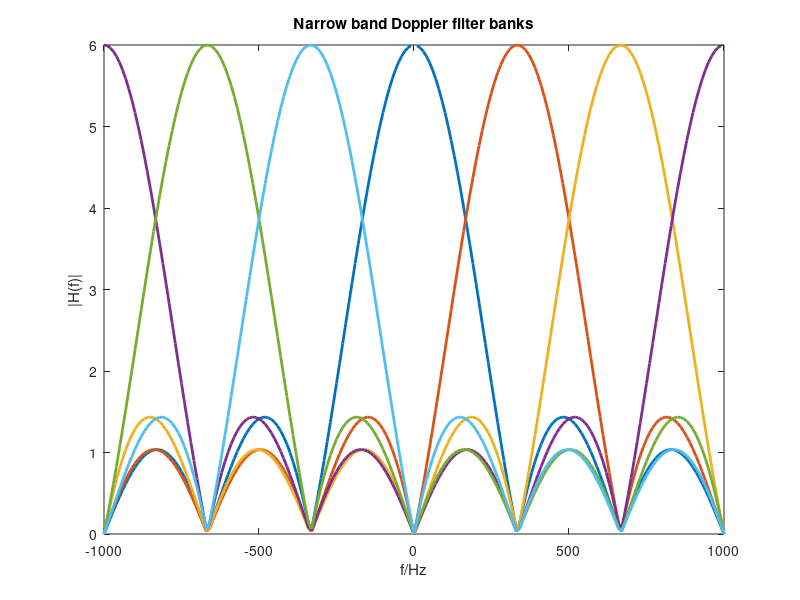

MATLAB code to generate this figure:
clc
close all
N = 6;
T = 5e-4; % period
f = -0.5/T:10:0.5/T; % frequency
for k = 0:N-1
    H = (sin(pi*N*(f*T-k/N)))./(sin(pi*(f*T-k/N))); %filter expression for standing clutters
    plot(f,abs(H),'linewidth',2);
    hold on;
end
title('Narrow band Doppler filter banks');
xlabel('f/Hz');
ylabel('|H(f)|');